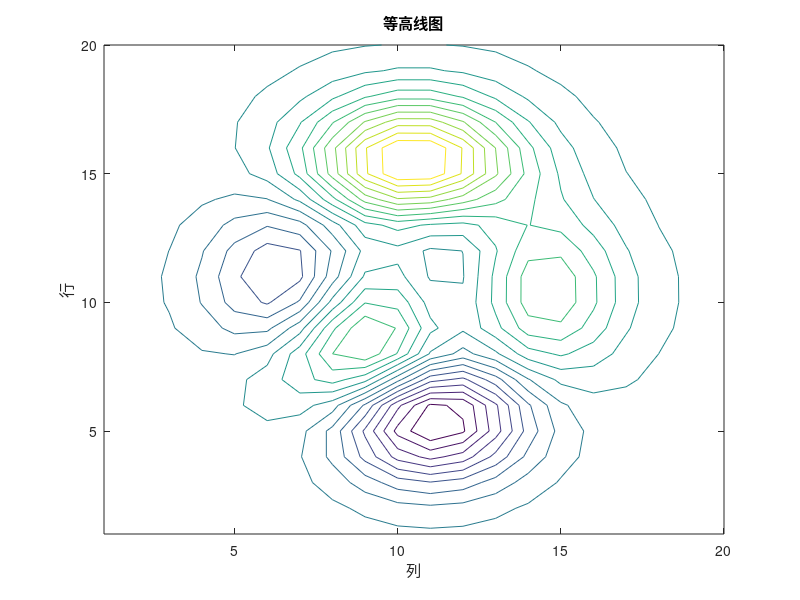

Write the MATLAB code that produced this figure.
% 定义二维矩阵
A = peaks(20);

% 绘制等高线图
contour(A, 20); % 20 是等高线的层数

% 添加标题和标签
title('等高线图');
xlabel('列');
ylabel('行');
